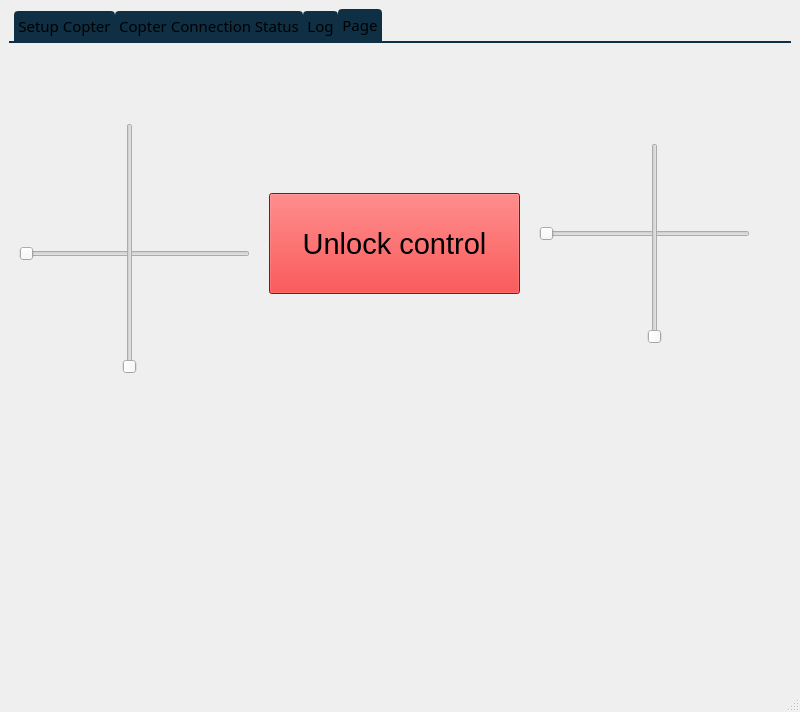
<?xml version="1.0" encoding="UTF-8"?>
<ui version="4.0">
 <class>MainWindow</class>
 <widget class="QMainWindow" name="MainWindow">
  <property name="geometry">
   <rect>
    <x>0</x>
    <y>0</y>
    <width>800</width>
    <height>600</height>
   </rect>
  </property>
  <property name="windowTitle">
   <string>MainWindow</string>
  </property>
  <property name="styleSheet">
   <string notr="true">/* ---------------------------------------------------------------------------

    Created by the qtsass compiler

    WARNING! All changes made in this file will be lost!

--------------------------------------------------------------------------- */
/* QDarkStyleSheet -----------------------------------------------------------

This is the main style sheet, the palette has eight colors.

It is based on three selecting colors, three greyish (background) colors
plus three whitish (foreground) colors. Each set of widgets of the same
type have a header like this:

    ------------------
    GroupName --------
    ------------------

And each widget is separated with a header like this:

    QWidgetName ------

This makes more easy to find and change some css field. The basic
configuration is described bellow.

    BACKGROUND -----------

        Light  #4D545B #505F69 (unpressed)
        Normal #31363B #32414B (border, disabled, pressed, checked, toolbars, menus)
        Dark   #232629 #19232D (background)

    FOREGROUND -----------

        Light  #EFF0F1 #F0F0F0 (texts/labels)
        Normal         #AAAAAA (not used yet)
        Dark   #505F69 #787878 (disabled texts)

    SELECTION ------------

        Light  #179AE0 #148CD2 (selection/hover/active)
        Normal #3375A3 #1464A0 (selected)
        Dark   #18465D #14506E (selected disabled)

If a stranger configuration is required because of a bugfix or anything
else, keep the comment on the line above so nobody changes it, including the
issue number.

*/
/*

See Qt documentation:

  - https://doc.qt.io/qt-5/stylesheet.html
  - https://doc.qt.io/qt-5/stylesheet-reference.html
  - https://doc.qt.io/qt-5/stylesheet-examples.html

--------------------------------------------------------------------------- */
/* QWidget ----------------------------------------------------------------

--------------------------------------------------------------------------- */
QWidget {
  background-color: #19232D;
  border: 0px solid #32414B;
  padding: 0px;
  color: #F0F0F0;
  selection-background-color: #1464A0;
  selection-color: #F0F0F0;
}

QWidget:disabled {
  background-color: #19232D;
  color: #787878;
  selection-background-color: #14506E;
  selection-color: #787878;
}

QWidget::item:selected {
  background-color: #1464A0;
}

QWidget::item:hover {
  background-color: #148CD2;
  color: #32414B;
}

/* QMainWindow ------------------------------------------------------------

This adjusts the splitter in the dock widget, not qsplitter

https://doc.qt.io/qt-5/stylesheet-examples.html#customizing-qmainwindow

--------------------------------------------------------------------------- */
QMainWindow::separator {
  background-color: #32414B;
  border: 0px solid #19232D;
  spacing: 0px;
  padding: 2px;
}

QMainWindow::separator:hover {
  background-color: #505F69;
  border: 0px solid #148CD2;
}

QMainWindow::separator:horizontal {
  width: 5px;
  margin-top: 2px;
  margin-bottom: 2px;
  image: url(&quot;:/qss_icons/rc/toolbar_separator_vertical.png&quot;);
}

QMainWindow::separator:vertical {
  height: 5px;
  margin-left: 2px;
  margin-right: 2px;
  image: url(&quot;:/qss_icons/rc/toolbar_separator_horizontal.png&quot;);
}

/* QToolTip ---------------------------------------------------------------

https://doc.qt.io/qt-5/stylesheet-examples.html#customizing-qtooltip

--------------------------------------------------------------------------- */
QToolTip {
  background-color: #148CD2;
  border: 1px solid #19232D;
  color: #19232D;
  /* Remove padding, for fix combo box tooltip */
  padding: 0px;
  /* Reducing transparency to read better */
  opacity: 230;
}

/* QStatusBar -------------------------------------------------------------

https://doc.qt.io/qt-5/stylesheet-examples.html#customizing-qstatusbar

--------------------------------------------------------------------------- */
QStatusBar {
  border: 1px solid #32414B;
  /* Fixes Spyder #9120, #9121 */
  background: #32414B;
}

QStatusBar QToolTip {
  background-color: #148CD2;
  border: 1px solid #19232D;
  color: #19232D;
  /* Remove padding, for fix combo box tooltip */
  padding: 0px;
  /* Reducing transparency to read better */
  opacity: 230;
}

QStatusBar QLabel {
  /* Fixes Spyder #9120, #9121 */
  background: transparent;
}

/* QCheckBox --------------------------------------------------------------

https://doc.qt.io/qt-5/stylesheet-examples.html#customizing-qcheckbox

--------------------------------------------------------------------------- */
QCheckBox {
  background-color: #19232D;
  color: #F0F0F0;
  spacing: 4px;
  outline: none;
  padding-top: 4px;
  padding-bottom: 4px;
}

QCheckBox:focus {
  border: none;
}

QCheckBox QWidget:disabled {
  background-color: #19232D;
  color: #787878;
}

QCheckBox::indicator {
  margin-left: 4px;
  height: 16px;
  width: 16px;
}

QCheckBox::indicator:unchecked {
  image: url(&quot;:/qss_icons/rc/checkbox_unchecked.png&quot;);
}

QCheckBox::indicator:unchecked:hover, QCheckBox::indicator:unchecked:focus, QCheckBox::indicator:unchecked:pressed {
  border: none;
  image: url(&quot;:/qss_icons/rc/checkbox_unchecked_focus.png&quot;);
}

QCheckBox::indicator:unchecked:disabled {
  image: url(&quot;:/qss_icons/rc/checkbox_unchecked_disabled.png&quot;);
}

QCheckBox::indicator:checked {
  image: url(&quot;:/qss_icons/rc/checkbox_checked.png&quot;);
}

QCheckBox::indicator:checked:hover, QCheckBox::indicator:checked:focus, QCheckBox::indicator:checked:pressed {
  border: none;
  image: url(&quot;:/qss_icons/rc/checkbox_checked_focus.png&quot;);
}

QCheckBox::indicator:checked:disabled {
  image: url(&quot;:/qss_icons/rc/checkbox_checked_disabled.png&quot;);
}

QCheckBox::indicator:indeterminate {
  image: url(&quot;:/qss_icons/rc/checkbox_indeterminate.png&quot;);
}

QCheckBox::indicator:indeterminate:disabled {
  image: url(&quot;:/qss_icons/rc/checkbox_indeterminate_disabled.png&quot;);
}

QCheckBox::indicator:indeterminate:focus, QCheckBox::indicator:indeterminate:hover, QCheckBox::indicator:indeterminate:pressed {
  image: url(&quot;:/qss_icons/rc/checkbox_indeterminate_focus.png&quot;);
}

/* QGroupBox --------------------------------------------------------------

https://doc.qt.io/qt-5/stylesheet-examples.html#customizing-qgroupbox

--------------------------------------------------------------------------- */
QGroupBox {
  font-weight: bold;
  border: 1px solid #32414B;
  border-radius: 4px;
  padding: 4px;
  margin-top: 16px;
}

QGroupBox::title {
  subcontrol-origin: margin;
  subcontrol-position: top left;
  left: 3px;
  padding-left: 3px;
  padding-right: 5px;
  padding-top: 8px;
  padding-bottom: 16px;
}

QGroupBox::indicator {
  margin-left: 2px;
  height: 12px;
  width: 12px;
}

QGroupBox::indicator:unchecked:hover, QGroupBox::indicator:unchecked:focus, QGroupBox::indicator:unchecked:pressed {
  border: none;
  image: url(&quot;:/qss_icons/rc/checkbox_unchecked_focus.png&quot;);
}

QGroupBox::indicator:unchecked:disabled {
  image: url(&quot;:/qss_icons/rc/checkbox_unchecked_disabled.png&quot;);
}

QGroupBox::indicator:checked:hover, QGroupBox::indicator:checked:focus, QGroupBox::indicator:checked:pressed {
  border: none;
  image: url(&quot;:/qss_icons/rc/checkbox_checked_focus.png&quot;);
}

QGroupBox::indicator:checked:disabled {
  image: url(&quot;:/qss_icons/rc/checkbox_checked_disabled.png&quot;);
}

/* QRadioButton -----------------------------------------------------------

https://doc.qt.io/qt-5/stylesheet-examples.html#customizing-qradiobutton

--------------------------------------------------------------------------- */
QRadioButton {
  background-color: #19232D;
  color: #F0F0F0;
  spacing: 4px;
  padding: 0px;
  border: none;
  outline: none;
}

QRadioButton:focus {
  border: none;
}

QRadioButton:disabled {
  background-color: #19232D;
  color: #787878;
  border: none;
  outline: none;
}

QRadioButton QWidget {
  background-color: #19232D;
  color: #F0F0F0;
  spacing: 0px;
  padding: 0px;
  outline: none;
  border: none;
}

QRadioButton::indicator {
  border: none;
  outline: none;
  margin-left: 4px;
  height: 16px;
  width: 16px;
}

QRadioButton::indicator:unchecked {
  image: url(&quot;:/qss_icons/rc/radio_unchecked.png&quot;);
}

QRadioButton::indicator:unchecked:hover, QRadioButton::indicator:unchecked:focus, QRadioButton::indicator:unchecked:pressed {
  border: none;
  outline: none;
  image: url(&quot;:/qss_icons/rc/radio_unchecked_focus.png&quot;);
}

QRadioButton::indicator:unchecked:disabled {
  image: url(&quot;:/qss_icons/rc/radio_unchecked_disabled.png&quot;);
}

QRadioButton::indicator:checked {
  border: none;
  outline: none;
  image: url(&quot;:/qss_icons/rc/radio_checked.png&quot;);
}

QRadioButton::indicator:checked:hover, QRadioButton::indicator:checked:focus, QRadioButton::indicator:checked:pressed {
  border: none;
  outline: none;
  image: url(&quot;:/qss_icons/rc/radio_checked_focus.png&quot;);
}

QRadioButton::indicator:checked:disabled {
  outline: none;
  image: url(&quot;:/qss_icons/rc/radio_checked_disabled.png&quot;);
}

/* QMenuBar ---------------------------------------------------------------

https://doc.qt.io/qt-5/stylesheet-examples.html#customizing-qmenubar

--------------------------------------------------------------------------- */
QMenuBar {
  background-color: #32414B;
  padding: 2px;
  border: 1px solid #19232D;
  color: #F0F0F0;
}

QMenuBar:focus {
  border: 1px solid #148CD2;
}

QMenuBar::item {
  background: transparent;
  padding: 4px;
}

QMenuBar::item:selected {
  padding: 4px;
  background: transparent;
  border: 0px solid #32414B;
}

QMenuBar::item:pressed {
  padding: 4px;
  border: 0px solid #32414B;
  background-color: #148CD2;
  color: #F0F0F0;
  margin-bottom: 0px;
  padding-bottom: 0px;
}

/* QMenu ------------------------------------------------------------------

https://doc.qt.io/qt-5/stylesheet-examples.html#customizing-qmenu

--------------------------------------------------------------------------- */
QMenu {
  border: 0px solid #32414B;
  color: #F0F0F0;
  margin: 0px;
}

QMenu::separator {
  height: 1px;
  background-color: #505F69;
  color: #F0F0F0;
}

QMenu::icon {
  margin: 0px;
  padding-left: 4px;
}

QMenu::item {
  background-color: #32414B;
  padding: 4px 24px 4px 24px;
  /* Reserve space for selection border */
  border: 1px transparent #32414B;
}

QMenu::item:selected {
  color: #F0F0F0;
}

QMenu::indicator {
  width: 12px;
  height: 12px;
  padding-left: 6px;
  /* non-exclusive indicator = check box style indicator (see QActionGroup::setExclusive) */
  /* exclusive indicator = radio button style indicator (see QActionGroup::setExclusive) */
}

QMenu::indicator:non-exclusive:unchecked {
  image: url(&quot;:/qss_icons/rc/checkbox_unchecked.png&quot;);
}

QMenu::indicator:non-exclusive:unchecked:selected {
  image: url(&quot;:/qss_icons/rc/checkbox_unchecked_disabled.png&quot;);
}

QMenu::indicator:non-exclusive:checked {
  image: url(&quot;:/qss_icons/rc/checkbox_checked.png&quot;);
}

QMenu::indicator:non-exclusive:checked:selected {
  image: url(&quot;:/qss_icons/rc/checkbox_checked_disabled.png&quot;);
}

QMenu::indicator:exclusive:unchecked {
  image: url(&quot;:/qss_icons/rc/radio_unchecked.png&quot;);
}

QMenu::indicator:exclusive:unchecked:selected {
  image: url(&quot;:/qss_icons/rc/radio_unchecked_disabled.png&quot;);
}

QMenu::indicator:exclusive:checked {
  image: url(&quot;:/qss_icons/rc/radio_checked.png&quot;);
}

QMenu::indicator:exclusive:checked:selected {
  image: url(&quot;:/qss_icons/rc/radio_checked_disabled.png&quot;);
}

QMenu::right-arrow {
  margin: 5px;
  image: url(&quot;:/qss_icons/rc/arrow_right.png&quot;);
  height: 12px;
  width: 12px;
}

/* QAbstractItemView ------------------------------------------------------

https://doc.qt.io/qt-5/stylesheet-examples.html#customizing-qcombobox

--------------------------------------------------------------------------- */
QAbstractItemView {
  alternate-background-color: #19232D;
  color: #F0F0F0;
  border: 1px solid #32414B;
  border-radius: 4px;
}

QAbstractItemView QLineEdit {
  padding: 2px;
}

/* QAbstractScrollArea ----------------------------------------------------

https://doc.qt.io/qt-5/stylesheet-examples.html#customizing-qabstractscrollarea

--------------------------------------------------------------------------- */
QAbstractScrollArea {
  background-color: #19232D;
  border: 1px solid #32414B;
  border-radius: 4px;
  padding: 2px;
  /* fix #159 */
  min-height: 1.25em;
  /* fix #159 */
  color: #F0F0F0;
}

QAbstractScrollArea:disabled {
  color: #787878;
}

/* QScrollArea ------------------------------------------------------------

--------------------------------------------------------------------------- */
QScrollArea QWidget QWidget:disabled {
  background-color: #19232D;
}

/* QScrollBar -------------------------------------------------------------

https://doc.qt.io/qt-5/stylesheet-examples.html#customizing-qscrollbar

--------------------------------------------------------------------------- */
QScrollBar:horizontal {
  height: 16px;
  margin: 2px 16px 2px 16px;
  border: 1px solid #32414B;
  border-radius: 4px;
  background-color: #19232D;
}

QScrollBar:vertical {
  background-color: #19232D;
  width: 16px;
  margin: 16px 2px 16px 2px;
  border: 1px solid #32414B;
  border-radius: 4px;
}

QScrollBar::handle:horizontal {
  background-color: #787878;
  border: 1px solid #32414B;
  border-radius: 4px;
  min-width: 8px;
}

QScrollBar::handle:horizontal:hover {
  background-color: #148CD2;
  border: 1px solid #148CD2;
  border-radius: 4px;
  min-width: 8px;
}

QScrollBar::handle:vertical {
  background-color: #787878;
  border: 1px solid #32414B;
  min-height: 8px;
  border-radius: 4px;
}

QScrollBar::handle:vertical:hover {
  background-color: #148CD2;
  border: 1px solid #148CD2;
  border-radius: 4px;
  min-height: 8px;
}

QScrollBar::add-line:horizontal {
  margin: 0px 0px 0px 0px;
  border-image: url(&quot;:/qss_icons/rc/arrow_right_disabled.png&quot;);
  height: 12px;
  width: 12px;
  subcontrol-position: right;
  subcontrol-origin: margin;
}

QScrollBar::add-line:horizontal:hover, QScrollBar::add-line:horizontal:on {
  border-image: url(&quot;:/qss_icons/rc/arrow_right.png&quot;);
  height: 12px;
  width: 12px;
  subcontrol-position: right;
  subcontrol-origin: margin;
}

QScrollBar::add-line:vertical {
  margin: 3px 0px 3px 0px;
  border-image: url(&quot;:/qss_icons/rc/arrow_down_disabled.png&quot;);
  height: 12px;
  width: 12px;
  subcontrol-position: bottom;
  subcontrol-origin: margin;
}

QScrollBar::add-line:vertical:hover, QScrollBar::add-line:vertical:on {
  border-image: url(&quot;:/qss_icons/rc/arrow_down.png&quot;);
  height: 12px;
  width: 12px;
  subcontrol-position: bottom;
  subcontrol-origin: margin;
}

QScrollBar::sub-line:horizontal {
  margin: 0px 3px 0px 3px;
  border-image: url(&quot;:/qss_icons/rc/arrow_left_disabled.png&quot;);
  height: 12px;
  width: 12px;
  subcontrol-position: left;
  subcontrol-origin: margin;
}

QScrollBar::sub-line:horizontal:hover, QScrollBar::sub-line:horizontal:on {
  border-image: url(&quot;:/qss_icons/rc/arrow_left.png&quot;);
  height: 12px;
  width: 12px;
  subcontrol-position: left;
  subcontrol-origin: margin;
}

QScrollBar::sub-line:vertical {
  margin: 3px 0px 3px 0px;
  border-image: url(&quot;:/qss_icons/rc/arrow_up_disabled.png&quot;);
  height: 12px;
  width: 12px;
  subcontrol-position: top;
  subcontrol-origin: margin;
}

QScrollBar::sub-line:vertical:hover, QScrollBar::sub-line:vertical:on {
  border-image: url(&quot;:/qss_icons/rc/arrow_up.png&quot;);
  height: 12px;
  width: 12px;
  subcontrol-position: top;
  subcontrol-origin: margin;
}

QScrollBar::up-arrow:horizontal, QScrollBar::down-arrow:horizontal {
  background: none;
}

QScrollBar::up-arrow:vertical, QScrollBar::down-arrow:vertical {
  background: none;
}

QScrollBar::add-page:horizontal, QScrollBar::sub-page:horizontal {
  background: none;
}

QScrollBar::add-page:vertical, QScrollBar::sub-page:vertical {
  background: none;
}

/* QTextEdit --------------------------------------------------------------

https://doc.qt.io/qt-5/stylesheet-examples.html#customizing-specific-widgets

--------------------------------------------------------------------------- */
QTextEdit {
  background-color: #19232D;
  color: #F0F0F0;
  border: 1px solid #32414B;
}

QTextEdit:hover {
  border: 1px solid #148CD2;
  color: #F0F0F0;
}

QTextEdit:selected {
  background: #1464A0;
  color: #32414B;
}

/* QPlainTextEdit ---------------------------------------------------------

--------------------------------------------------------------------------- */
QPlainTextEdit {
  background-color: #19232D;
  color: #F0F0F0;
  border-radius: 4px;
  border: 1px solid #32414B;
}

QPlainTextEdit:hover {
  border: 1px solid #148CD2;
  color: #F0F0F0;
}

QPlainTextEdit:selected {
  background: #1464A0;
  color: #32414B;
}

/* QSizeGrip --------------------------------------------------------------

https://doc.qt.io/qt-5/stylesheet-examples.html#customizing-qsizegrip

--------------------------------------------------------------------------- */
QSizeGrip {
  background: transparent;
  width: 12px;
  height: 12px;
  image: url(&quot;:/qss_icons/rc/window_grip.png&quot;);
}

/* QStackedWidget ---------------------------------------------------------

--------------------------------------------------------------------------- */
QStackedWidget {
  padding: 2px;
  border: 1px solid #32414B;
  border: 1px solid #19232D;
}

/* QToolBar ---------------------------------------------------------------

https://doc.qt.io/qt-5/stylesheet-examples.html#customizing-qtoolbar

--------------------------------------------------------------------------- */
QToolBar {
  background-color: #32414B;
  border-bottom: 1px solid #19232D;
  padding: 2px;
  font-weight: bold;
}

QToolBar QToolButton {
  background-color: #32414B;
  border: 1px solid #32414B;
}

QToolBar QToolButton:hover {
  border: 1px solid #148CD2;
}

QToolBar QToolButton:checked {
  border: 1px solid #19232D;
  background-color: #19232D;
}

QToolBar QToolButton:checked:hover {
  border: 1px solid #148CD2;
}

QToolBar::handle:horizontal {
  width: 16px;
  image: url(&quot;:/qss_icons/rc/toolbar_move_horizontal.png&quot;);
}

QToolBar::handle:vertical {
  height: 16px;
  image: url(&quot;:/qss_icons/rc/toolbar_move_horizontal.png&quot;);
}

QToolBar::separator:horizontal {
  width: 16px;
  image: url(&quot;:/qss_icons/rc/toolbar_separator_horizontal.png&quot;);
}

QToolBar::separator:vertical {
  height: 16px;
  image: url(&quot;:/qss_icons/rc/toolbar_separator_vertical.png&quot;);
}

QToolButton#qt_toolbar_ext_button {
  background: #32414B;
  border: 0px;
  color: #F0F0F0;
  image: url(&quot;:/qss_icons/rc/arrow_right.png&quot;);
}

/* QAbstractSpinBox -------------------------------------------------------

--------------------------------------------------------------------------- */
QAbstractSpinBox {
  background-color: #19232D;
  border: 1px solid #32414B;
  color: #F0F0F0;
  /* This fixes 103, 111 */
  padding-top: 2px;
  /* This fixes 103, 111 */
  padding-bottom: 2px;
  padding-left: 4px;
  padding-right: 4px;
  border-radius: 4px;
  /* min-width: 5px; removed to fix 109 */
}

QAbstractSpinBox:up-button {
  background-color: transparent #19232D;
  subcontrol-origin: border;
  subcontrol-position: top right;
  border-left: 1px solid #32414B;
  margin: 1px;
}

QAbstractSpinBox::up-arrow, QAbstractSpinBox::up-arrow:disabled, QAbstractSpinBox::up-arrow:off {
  image: url(&quot;:/qss_icons/rc/arrow_up_disabled.png&quot;);
  height: 12px;
  width: 12px;
}

QAbstractSpinBox::up-arrow:hover {
  image: url(&quot;:/qss_icons/rc/arrow_up.png&quot;);
}

QAbstractSpinBox:down-button {
  background-color: transparent #19232D;
  subcontrol-origin: border;
  subcontrol-position: bottom right;
  border-left: 1px solid #32414B;
  margin: 1px;
}

QAbstractSpinBox::down-arrow, QAbstractSpinBox::down-arrow:disabled, QAbstractSpinBox::down-arrow:off {
  image: url(&quot;:/qss_icons/rc/arrow_down_disabled.png&quot;);
  height: 12px;
  width: 12px;
}

QAbstractSpinBox::down-arrow:hover {
  image: url(&quot;:/qss_icons/rc/arrow_down.png&quot;);
}

QAbstractSpinBox:hover {
  border: 1px solid #148CD2;
  color: #F0F0F0;
}

QAbstractSpinBox:selected {
  background: #1464A0;
  color: #32414B;
}

/* ------------------------------------------------------------------------ */
/* DISPLAYS --------------------------------------------------------------- */
/* ------------------------------------------------------------------------ */
/* QLabel -----------------------------------------------------------------

https://doc.qt.io/qt-5/stylesheet-examples.html#customizing-qframe

--------------------------------------------------------------------------- */
QLabel {
  background-color: #19232D;
  border: 0px solid #32414B;
  padding: 2px;
  margin: 0px;
  color: #F0F0F0;
}

QLabel::disabled {
  background-color: #19232D;
  border: 0px solid #32414B;
  color: #787878;
}

/* QTextBrowser -----------------------------------------------------------

https://doc.qt.io/qt-5/stylesheet-examples.html#customizing-qabstractscrollarea

--------------------------------------------------------------------------- */
QTextBrowser {
  background-color: #19232D;
  border: 1px solid #32414B;
  color: #F0F0F0;
  border-radius: 4px;
}

QTextBrowser:disabled {
  background-color: #19232D;
  border: 1px solid #32414B;
  color: #787878;
  border-radius: 4px;
}

QTextBrowser:hover, QTextBrowser:!hover, QTextBrowser::selected, QTextBrowser::pressed {
  border: 1px solid #32414B;
}

/* QGraphicsView ----------------------------------------------------------

--------------------------------------------------------------------------- */
QGraphicsView {
  background-color: #19232D;
  border: 1px solid #32414B;
  color: #F0F0F0;
  border-radius: 4px;
}

QGraphicsView:disabled {
  background-color: #19232D;
  border: 1px solid #32414B;
  color: #787878;
  border-radius: 4px;
}

QGraphicsView:hover, QGraphicsView:!hover, QGraphicsView::selected, QGraphicsView::pressed {
  border: 1px solid #32414B;
}

/* QCalendarWidget --------------------------------------------------------

--------------------------------------------------------------------------- */
QCalendarWidget {
  border: 1px solid #32414B;
  border-radius: 4px;
}

QCalendarWidget:disabled {
  background-color: #19232D;
  color: #787878;
}

/* QLCDNumber -------------------------------------------------------------

--------------------------------------------------------------------------- */
QLCDNumber {
  background-color: #19232D;
  color: #F0F0F0;
}

QLCDNumber:disabled {
  background-color: #19232D;
  color: #787878;
}

/* QProgressBar -----------------------------------------------------------

https://doc.qt.io/qt-5/stylesheet-examples.html#customizing-qprogressbar

--------------------------------------------------------------------------- */
QProgressBar {
  background-color: #19232D;
  border: 1px solid #32414B;
  color: #F0F0F0;
  border-radius: 4px;
  text-align: center;
}

QProgressBar:disabled {
  background-color: #19232D;
  border: 1px solid #32414B;
  color: #787878;
  border-radius: 4px;
  text-align: center;
}

QProgressBar::chunk {
  background-color: #1464A0;
  color: #19232D;
  border-radius: 4px;
}

QProgressBar::chunk:disabled {
  background-color: #14506E;
  color: #787878;
  border-radius: 4px;
}

/* ------------------------------------------------------------------------ */
/* BUTTONS ---------------------------------------------------------------- */
/* ------------------------------------------------------------------------ */
/* QPushButton ------------------------------------------------------------

https://doc.qt.io/qt-5/stylesheet-examples.html#customizing-qpushbutton

--------------------------------------------------------------------------- */
QPushButton {
  background-color: #505F69;
  border: 1px solid #32414B;
  color: #F0F0F0;
  border-radius: 4px;
  padding: 3px;
  outline: none;
}

QPushButton:disabled {
  background-color: #32414B;
  border: 1px solid #32414B;
  color: #787878;
  border-radius: 4px;
  padding: 3px;
}

QPushButton:checked {
  background-color: #32414B;
  border: 1px solid #32414B;
  border-radius: 4px;
  padding: 3px;
  outline: none;
}

QPushButton:checked:disabled {
  background-color: #19232D;
  border: 1px solid #32414B;
  color: #787878;
  border-radius: 4px;
  padding: 3px;
  outline: none;
}

QPushButton:checked:selected {
  background: #1464A0;
  color: #32414B;
}

QPushButton:checked:hover {
  border: 1px solid #148CD2;
  color: #F0F0F0;
}

QPushButton::menu-indicator {
  subcontrol-origin: padding;
  subcontrol-position: bottom right;
  bottom: 4px;
}

QPushButton:pressed {
  background-color: #19232D;
  border: 1px solid #19232D;
}

QPushButton:pressed:hover {
  border: 1px solid #148CD2;
}

QPushButton:hover {
  border: 1px solid #148CD2;
  color: #F0F0F0;
}

QPushButton:selected {
  background: #1464A0;
  color: #32414B;
}

/* QToolButton ------------------------------------------------------------

https://doc.qt.io/qt-5/stylesheet-examples.html#customizing-qtoolbutton

--------------------------------------------------------------------------- */
QToolButton {
  background-color: transparent;
  border-radius: 4px;
  margin: 0px;
  padding: 2px;
  /* The subcontrols below are used only in the MenuButtonPopup mode */
  /* The subcontrol below is used only in the InstantPopup or DelayedPopup mode */
}

QToolButton:checked {
  background-color: transparent;
  border: 1px solid #1464A0;
}

QToolButton:checked:disabled {
  border: 1px solid #14506E;
}

QToolButton:pressed {
  margin: 1px;
  background-color: transparent;
  border: 1px solid #1464A0;
}

QToolButton:disabled {
  border: none;
}

QToolButton:disabled:hover {
  border: 1px solid #32414B;
}

QToolButton:hover {
  border: 1px solid #148CD2;
}

QToolButton[popupMode=&quot;1&quot;] {
  padding: 2px;
  /* Only for MenuButtonPopup */
  padding-right: 12px;
  /* Make way for the popup button */
  border: 1px solid #32414B;
  border-radius: 4px;
}

QToolButton[popupMode=&quot;2&quot;] {
  padding: 2px;
  /* Only for InstantPopup */
  padding-right: 12px;
  /* Make way for the popup button */
  border: 1px solid #32414B;
}

QToolButton::menu-button {
  padding: 2px;
  border-radius: 4px;
  border: 1px solid #32414B;
  border-top-right-radius: 4px;
  border-bottom-right-radius: 4px;
  /* 16px width + 4px for border = 20px allocated above */
  width: 16px;
  outline: none;
}

QToolButton::menu-button:hover {
  border: 1px solid #148CD2;
}

QToolButton::menu-button:checked:hover {
  border: 1px solid #148CD2;
}

QToolButton::menu-indicator {
  image: url(&quot;:/qss_icons/rc/arrow_down.png&quot;);
  height: 12px;
  width: 12px;
  top: -8px;
  /* Shift it a bit */
  left: -4px;
  /* Shift it a bit */
}

QToolButton::menu-arrow {
  image: url(&quot;:/qss_icons/rc/arrow_down.png&quot;);
  height: 12px;
  width: 12px;
}

QToolButton::menu-arrow:open {
  border: 1px solid #32414B;
}

/* QCommandLinkButton -----------------------------------------------------

--------------------------------------------------------------------------- */
QCommandLinkButton {
  background-color: transparent;
  border: 1px solid #32414B;
  color: #F0F0F0;
  border-radius: 4px;
  padding: 0px;
  margin: 0px;
}

QCommandLinkButton:disabled {
  background-color: transparent;
  color: #787878;
}

/* ------------------------------------------------------------------------ */
/* INPUTS - NO FIELDS ----------------------------------------------------- */
/* ------------------------------------------------------------------------ */
/* QComboBox --------------------------------------------------------------

https://doc.qt.io/qt-5/stylesheet-examples.html#customizing-qcombobox

--------------------------------------------------------------------------- */
QComboBox {
  border: 1px solid #32414B;
  border-radius: 4px;
  selection-background-color: #1464A0;
  padding-left: 4px;
  padding-right: 4px;
  /* Fixes #103, #111 */
  min-height: 1.5em;
  /* padding-top: 2px;     removed to fix #132 */
  /* padding-bottom: 2px;  removed to fix #132 */
  /* min-width: 75px;      removed to fix #109 */
  /* Needed to remove indicator - fix #132 */
}

QComboBox QAbstractItemView {
  background-color: #19232D;
  border-radius: 4px;
  border: 1px solid #32414B;
  selection-color: #148CD2;
  selection-background-color: #32414B;
}

QComboBox:disabled {
  background-color: #19232D;
  color: #787878;
}

QComboBox:hover {
  border: 1px solid #148CD2;
}

QComboBox:on {
  selection-background-color: #19232D;
}

QComboBox::indicator {
  background-color: transparent;
  selection-background-color: transparent;
  color: transparent;
  selection-color: transparent;
  /* Needed to remove indicator - fix #132 */
}

QComboBox::indicator:alternate {
  background: #19232D;
}

QComboBox::item:alternate {
  background: #19232D;
}

QComboBox::item:checked {
  font-weight: bold;
}

QComboBox::item:selected {
  border: 0px solid transparent;
}

QComboBox::drop-down {
  subcontrol-origin: padding;
  subcontrol-position: top right;
  width: 20px;
  border-left-width: 0px;
  border-left-color: #32414B;
  border-left-style: solid;
  border-top-right-radius: 3px;
  border-bottom-right-radius: 3px;
}

QComboBox::down-arrow {
  image: url(&quot;:/qss_icons/rc/arrow_down_disabled.png&quot;);
  height: 12px;
  width: 12px;
}

QComboBox::down-arrow:on, QComboBox::down-arrow:hover, QComboBox::down-arrow:focus {
  image: url(&quot;:/qss_icons/rc/arrow_down.png&quot;);
}

/* QSlider ----------------------------------------------------------------

https://doc.qt.io/qt-5/stylesheet-examples.html#customizing-qslider

--------------------------------------------------------------------------- */
QSlider:disabled {
  background: #19232D;
}

QSlider:focus {
  border: none;
}

QSlider::groove:horizontal {
  background: #32414B;
  border: 1px solid #32414B;
  height: 4px;
  margin: 0px;
  border-radius: 4px;
}

QSlider::groove:vertical {
  background: #32414B;
  border: 1px solid #32414B;
  width: 4px;
  margin: 0px;
  border-radius: 4px;
}

QSlider::add-page:vertical {
  background: #1464A0;
  border: 1px solid #32414B;
  width: 4px;
  margin: 0px;
  border-radius: 4px;
}

QSlider::add-page:vertical :disabled {
  background: #14506E;
}

QSlider::sub-page:horizontal {
  background: #1464A0;
  border: 1px solid #32414B;
  height: 4px;
  margin: 0px;
  border-radius: 4px;
}

QSlider::sub-page:horizontal:disabled {
  background: #14506E;
}

QSlider::handle:horizontal {
  background: #787878;
  border: 1px solid #32414B;
  width: 8px;
  height: 8px;
  margin: -8px 0px;
  border-radius: 4px;
}

QSlider::handle:horizontal:hover {
  background: #148CD2;
  border: 1px solid #148CD2;
}

QSlider::handle:vertical {
  background: #787878;
  border: 1px solid #32414B;
  width: 8px;
  height: 8px;
  margin: 0 -8px;
  border-radius: 4px;
}

QSlider::handle:vertical:hover {
  background: #148CD2;
  border: 1px solid #148CD2;
}

/* QLineEdit --------------------------------------------------------------

https://doc.qt.io/qt-5/stylesheet-examples.html#customizing-qlineedit

--------------------------------------------------------------------------- */
QLineEdit {
  background-color: #19232D;
  padding-top: 2px;
  /* This QLineEdit fix  103, 111 */
  padding-bottom: 2px;
  /* This QLineEdit fix  103, 111 */
  padding-left: 4px;
  padding-right: 4px;
  border-style: solid;
  border: 1px solid #32414B;
  border-radius: 4px;
  color: #F0F0F0;
}

QLineEdit:disabled {
  background-color: #19232D;
  color: #787878;
}

QLineEdit:hover {
  border: 1px solid #148CD2;
  color: #F0F0F0;
}

QLineEdit:selected {
  background: #1464A0;
  color: #32414B;
}

/* QTabWiget ---------</string>
  </property>
  <widget class="QWidget" name="centralwidget">
   <layout class="QFormLayout" name="formLayout">
    <item row="0" column="0" colspan="2">
     <layout class="QGridLayout" name="gridLayout">
      <item row="0" column="1">
       <widget class="QTabWidget" name="tabWidget">
        <property name="font">
         <font>
          <family>Gabriola</family>
          <pointsize>11</pointsize>
         </font>
        </property>
        <property name="cursor">
         <cursorShape>ArrowCursor</cursorShape>
        </property>
        <property name="styleSheet">
         <string notr="true">QTabWidget::pane { /* The tab widget frame */
border-top: 2px solid #0E2F44;
}
QTabWidget::tab-bar {
left: 5px; /* move to the right by 5px */
}
/* Style the tab using the tab sub-control. Note that it reads QTabBar _not_ QTabWidget */
QTabBar::tab {
background-color : #0E2F44;
border: 2px solid #0E2F44;
border-bottom-color: #0E2F44; /* same as the pane color */
border-top-left-radius: 4px;
border-top-right-radius: 4px;
min-width: 8ex;
padding: 2px;
}
QTabBar::tab:selected, QTabBar::tab:hover {
background:#0E2F44
}
QTabBar::tab:selected {
border-color: #0E2F44;
border-bottom-color: #0E2F44; /* same as pane color */
}
QTabBar::tab:!selected {
margin-top: 2px; /* make non-selected tabs look smaller */
}</string>
        </property>
        <property name="currentIndex">
         <number>3</number>
        </property>
        <property name="movable">
         <bool>true</bool>
        </property>
        <widget class="QWidget" name="tab">
         <attribute name="title">
          <string>Setup Copter</string>
         </attribute>
         <layout class="QGridLayout" name="gridLayout_4">
          <item row="11" column="0">
           <widget class="QLabel" name="label_6">
            <property name="font">
             <font>
              <family>Modern</family>
              <pointsize>11</pointsize>
             </font>
            </property>
            <property name="text">
             <string>Motor ESC Pin 1</string>
            </property>
           </widget>
          </item>
          <item row="7" column="0">
           <widget class="QLabel" name="label_4">
            <property name="font">
             <font>
              <family>Modern</family>
              <pointsize>11</pointsize>
             </font>
            </property>
            <property name="text">
             <string>Ulrasonics Pin 1</string>
            </property>
           </widget>
          </item>
          <item row="0" column="0">
           <layout class="QHBoxLayout" name="horizontalLayout"/>
          </item>
          <item row="3" column="1">
           <widget class="QLabel" name="label_8">
            <property name="font">
             <font>
              <family>Modern</family>
              <pointsize>11</pointsize>
             </font>
            </property>
            <property name="text">
             <string>Motor ESC Pin 3</string>
            </property>
           </widget>
          </item>
          <item row="5" column="1">
           <widget class="QLabel" name="label_9">
            <property name="font">
             <font>
              <family>Modern</family>
              <pointsize>11</pointsize>
             </font>
            </property>
            <property name="text">
             <string>Motor ESC Pin 4</string>
            </property>
           </widget>
          </item>
          <item row="12" column="0">
           <widget class="QPlainTextEdit" name="plainTextEdit_6">
            <property name="font">
             <font>
              <family>Gabriola</family>
              <pointsize>16</pointsize>
             </font>
            </property>
           </widget>
          </item>
          <item row="4" column="0">
           <widget class="QPlainTextEdit" name="plainTextEdit_2">
            <property name="font">
             <font>
              <family>Segoe UI</family>
              <pointsize>16</pointsize>
             </font>
            </property>
           </widget>
          </item>
          <item row="6" column="0">
           <widget class="QPlainTextEdit" name="plainTextEdit_3">
            <property name="font">
             <font>
              <family>Gabriola</family>
              <pointsize>16</pointsize>
             </font>
            </property>
           </widget>
          </item>
          <item row="9" column="0">
           <widget class="QLabel" name="label_5">
            <property name="font">
             <font>
              <family>Modern</family>
              <pointsize>11</pointsize>
             </font>
            </property>
            <property name="text">
             <string>Ulrasonics Pin 2</string>
            </property>
           </widget>
          </item>
          <item row="7" column="1">
           <widget class="QLabel" name="label_10">
            <property name="font">
             <font>
              <family>Modern</family>
              <pointsize>11</pointsize>
             </font>
            </property>
            <property name="text">
             <string>Gyroscope Pin </string>
            </property>
           </widget>
          </item>
          <item row="3" column="0">
           <widget class="QLabel" name="label_2">
            <property name="font">
             <font>
              <family>Modern</family>
              <pointsize>11</pointsize>
             </font>
            </property>
            <property name="text">
             <string>Transiver Y pin </string>
            </property>
           </widget>
          </item>
          <item row="1" column="0">
           <widget class="QLabel" name="label">
            <property name="font">
             <font>
              <family>Modern</family>
              <pointsize>11</pointsize>
             </font>
            </property>
            <property name="text">
             <string>Transiver X pin </string>
            </property>
           </widget>
          </item>
          <item row="5" column="0">
           <widget class="QLabel" name="label_3">
            <property name="font">
             <font>
              <family>Modern</family>
              <pointsize>11</pointsize>
             </font>
            </property>
            <property name="text">
             <string>Transiver Z pin </string>
            </property>
           </widget>
          </item>
          <item row="6" column="1">
           <widget class="QPlainTextEdit" name="plainTextEdit_9">
            <property name="font">
             <font>
              <family>Gabriola</family>
              <pointsize>16</pointsize>
             </font>
            </property>
           </widget>
          </item>
          <item row="2" column="1">
           <widget class="QPlainTextEdit" name="plainTextEdit_7">
            <property name="font">
             <font>
              <family>Gabriola</family>
              <pointsize>16</pointsize>
             </font>
            </property>
           </widget>
          </item>
          <item row="8" column="0">
           <widget class="QPlainTextEdit" name="plainTextEdit_4">
            <property name="font">
             <font>
              <family>Gabriola</family>
              <pointsize>16</pointsize>
             </font>
            </property>
           </widget>
          </item>
          <item row="8" column="1">
           <widget class="QPlainTextEdit" name="plainTextEdit_10">
            <property name="font">
             <font>
              <family>Gabriola</family>
              <pointsize>16</pointsize>
             </font>
            </property>
           </widget>
          </item>
          <item row="2" column="0">
           <widget class="QPlainTextEdit" name="plainTextEdit">
            <property name="font">
             <font>
              <family>Segoe Print</family>
              <pointsize>16</pointsize>
             </font>
            </property>
           </widget>
          </item>
          <item row="10" column="0">
           <widget class="QPlainTextEdit" name="plainTextEdit_5">
            <property name="font">
             <font>
              <family>Gabriola</family>
              <pointsize>16</pointsize>
             </font>
            </property>
           </widget>
          </item>
          <item row="1" column="1">
           <widget class="QLabel" name="label_7">
            <property name="font">
             <font>
              <family>Modern</family>
              <pointsize>11</pointsize>
             </font>
            </property>
            <property name="text">
             <string>Motor ESC Pin 2</string>
            </property>
           </widget>
          </item>
          <item row="4" column="1">
           <widget class="QPlainTextEdit" name="plainTextEdit_8">
            <property name="font">
             <font>
              <family>Gabriola</family>
              <pointsize>16</pointsize>
             </font>
            </property>
           </widget>
          </item>
          <item row="10" column="1">
           <widget class="QPushButton" name="pushButton">
            <property name="font">
             <font>
              <family>Modern</family>
              <pointsize>22</pointsize>
              <weight>75</weight>
              <italic>true</italic>
              <bold>true</bold>
              <underline>true</underline>
             </font>
            </property>
            <property name="text">
             <string>Apply</string>
            </property>
           </widget>
          </item>
          <item row="12" column="1">
           <widget class="QComboBox" name="comboBox_4">
            <item>
             <property name="text">
              <string>ON : Debug</string>
             </property>
            </item>
            <item>
             <property name="text">
              <string>OFF : Debug</string>
             </property>
            </item>
           </widget>
          </item>
         </layout>
        </widget>
        <widget class="QWidget" name="tab_3">
         <attribute name="title">
          <string>Copter Connection Status</string>
         </attribute>
         <layout class="QVBoxLayout" name="verticalLayout">
          <item>
           <widget class="QLabel" name="label_11">
            <property name="font">
             <font>
              <family>Modern</family>
              <pointsize>11</pointsize>
             </font>
            </property>
            <property name="text">
             <string>Status</string>
            </property>
           </widget>
          </item>
          <item>
           <widget class="QLabel" name="label_12">
            <property name="font">
             <font>
              <family>Modern</family>
              <pointsize>11</pointsize>
             </font>
            </property>
            <property name="text">
             <string>Conection Type</string>
            </property>
           </widget>
          </item>
          <item>
           <widget class="QComboBox" name="comboBox">
            <property name="font">
             <font>
              <family>Segoe Print</family>
              <pointsize>12</pointsize>
             </font>
            </property>
           </widget>
          </item>
          <item>
           <widget class="QLabel" name="label_13">
            <property name="font">
             <font>
              <family>Modern</family>
              <pointsize>11</pointsize>
             </font>
            </property>
            <property name="text">
             <string>Connection Port</string>
            </property>
           </widget>
          </item>
          <item>
           <widget class="QComboBox" name="comboBox_2">
            <property name="font">
             <font>
              <family>Segoe Print</family>
              <pointsize>12</pointsize>
             </font>
            </property>
           </widget>
          </item>
          <item>
           <widget class="QLabel" name="label_14">
            <property name="font">
             <font>
              <family>Modern</family>
              <pointsize>11</pointsize>
             </font>
            </property>
            <property name="text">
             <string>Coonection Speed</string>
            </property>
           </widget>
          </item>
          <item>
           <widget class="QComboBox" name="comboBox_3">
            <property name="font">
             <font>
              <family>Segoe Print</family>
              <pointsize>12</pointsize>
             </font>
            </property>
           </widget>
          </item>
          <item>
           <widget class="QPushButton" name="pushButton_2">
            <property name="font">
             <font>
              <family>Modern</family>
              <pointsize>22</pointsize>
              <weight>75</weight>
              <bold>true</bold>
             </font>
            </property>
            <property name="text">
             <string>Connect</string>
            </property>
           </widget>
          </item>
         </layout>
        </widget>
        <widget class="QWidget" name="tab_2">
         <attribute name="title">
          <string>Log</string>
         </attribute>
         <layout class="QGridLayout" name="gridLayout_5">
          <item row="0" column="0">
           <widget class="QTextBrowser" name="textBrowser">
            <property name="font">
             <font>
              <family>SimSun</family>
              <pointsize>21</pointsize>
             </font>
            </property>
           </widget>
          </item>
         </layout>
        </widget>
        <widget class="QWidget" name="tab_4">
         <attribute name="title">
          <string>Page</string>
         </attribute>
         <widget class="QSlider" name="horizontalSlider">
          <property name="geometry">
           <rect>
            <x>10</x>
            <y>170</y>
            <width>231</width>
            <height>81</height>
           </rect>
          </property>
          <property name="orientation">
           <enum>Qt::Horizontal</enum>
          </property>
         </widget>
         <widget class="QSlider" name="verticalSlider">
          <property name="geometry">
           <rect>
            <x>100</x>
            <y>80</y>
            <width>41</width>
            <height>251</height>
           </rect>
          </property>
          <property name="orientation">
           <enum>Qt::Vertical</enum>
          </property>
         </widget>
         <widget class="QSlider" name="horizontalSlider_2">
          <property name="geometry">
           <rect>
            <x>530</x>
            <y>180</y>
            <width>211</width>
            <height>22</height>
           </rect>
          </property>
          <property name="orientation">
           <enum>Qt::Horizontal</enum>
          </property>
         </widget>
         <widget class="QSlider" name="verticalSlider_2">
          <property name="geometry">
           <rect>
            <x>620</x>
            <y>100</y>
            <width>51</width>
            <height>201</height>
           </rect>
          </property>
          <property name="orientation">
           <enum>Qt::Vertical</enum>
          </property>
         </widget>
         <widget class="QPushButton" name="pushButton_3">
          <property name="geometry">
           <rect>
            <x>260</x>
            <y>150</y>
            <width>251</width>
            <height>101</height>
           </rect>
          </property>
          <property name="font">
           <font>
            <family>Nirmala UI</family>
            <pointsize>22</pointsize>
           </font>
          </property>
          <property name="styleSheet">
           <string notr="true">background-color: rgb(255, 0, 0);</string>
          </property>
          <property name="text">
           <string>Unlock control</string>
          </property>
         </widget>
        </widget>
       </widget>
      </item>
     </layout>
    </item>
   </layout>
  </widget>
  <widget class="QStatusBar" name="statusbar"/>
 </widget>
 <resources/>
 <connections/>
</ui>
